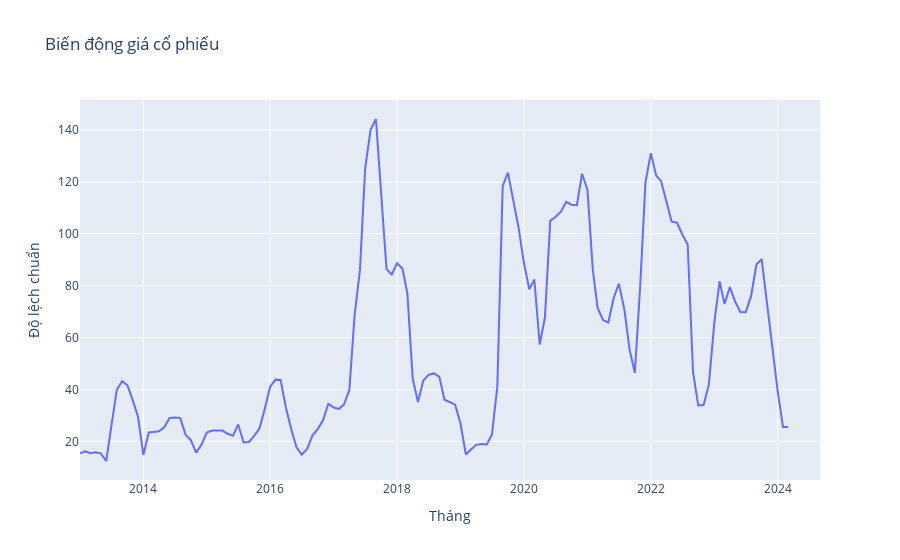

Notebook source saved alongside this figure:
### Markdown cell above
### Volatility Chart

### Code cell
# Tính độ lệch chuẩn 7 ngày
df['Volatility'] = df['Price'].rolling(window=7).std()

# Vẽ biểu đồ biến động
fig = go.Figure()

# Độ lệch chuẩn
fig.add_trace(go.Scatter(x=df['Date'], y=df['Volatility'], mode='lines', name='Biến động'))

fig.update_layout(title='Biến động giá cổ phiếu',
                  xaxis_title='Tháng',
                  yaxis_title='Độ lệch chuẩn')

fig.show()

### Figure 1 — Plotly figure (JSON) as saved in the notebook; plotly's stock layout.template omitted (floating-point values rounded to 4 significant figures; data arrays with more than 128 entries replaced by an {"elided": "..."} marker saying what was removed)
{"data": [{"mode": "lines", "name": "Biến động", "type": "scatter", "x": {"elided": "141 str values"}, "y": {"elided": "141 float values"}}], "layout": {"title": {"text": "Biến động giá cổ phiếu"}, "xaxis": {"title": {"text": "Tháng"}}, "yaxis": {"title": {"text": "Độ lệch chuẩn"}}}}
